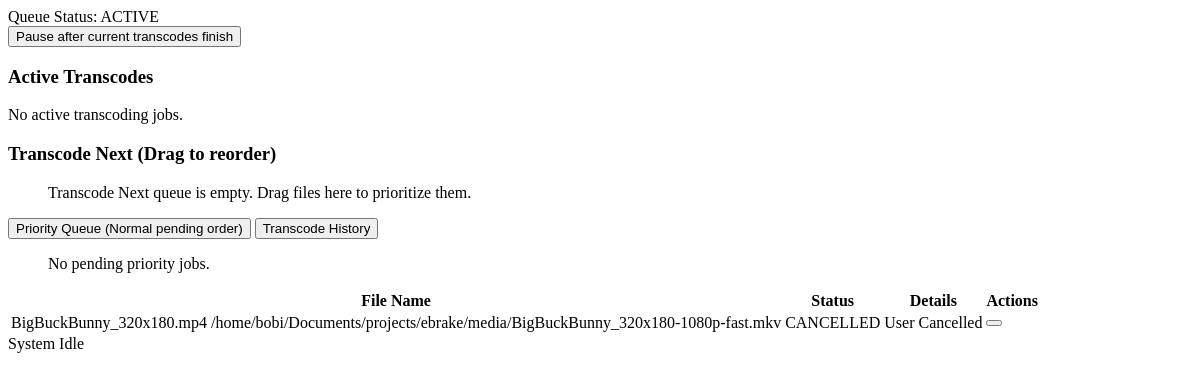
The page /api/jobs/poll-queues on the database as committed earlier.
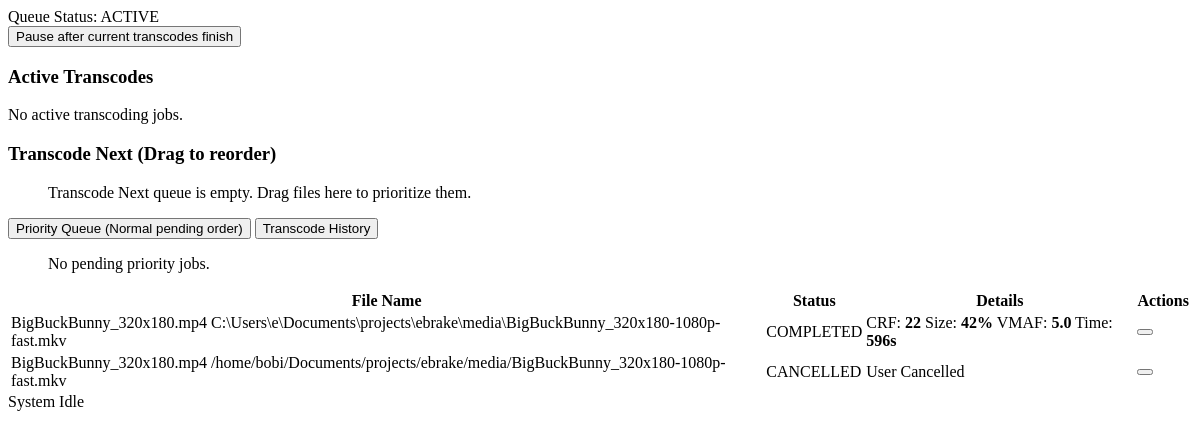
The same page on the database as committed later.
### tables this page shows
CREATE TABLE jobs (
            id INTEGER PRIMARY KEY AUTOINCREMENT,
            status TEXT NOT NULL CHECK(status IN ('pending', 'running', 'completed', 'failed', 'cancelled')),
            created_at DATETIME DEFAULT CURRENT_TIMESTAMP,
            updated_at DATETIME DEFAULT CURRENT_TIMESTAMP,
            started_at DATETIME,
            finished_at DATETIME,
            failed_at DATETIME,
            cancelled_at DATETIME,
            duration INTEGER,
            relative_size INTEGER,
            input_path TEXT NOT NULL,
            output_path TEXT NOT NULL,
            priority INTEGER NOT NULL DEFAULT 0,
            transcode_next_position INTEGER UNIQUE, -- NULL allowed, values are 0-indexed sequence numbers
            category TEXT,
            preset TEXT,
            is_customized BOOLEAN NOT NULL DEFAULT 0 CHECK(is_customized IN (0, 1)),
            preset_config TEXT, -- JSON string containing final resolved profile params
            subtitle_mode TEXT NOT NULL CHECK(subtitle_mode IN ('none', 'passthrough', 'burn-in')),
            selected_subtitle_track INTEGER,
            ffmpeg TEXT,
            error TEXT,
            source_fps REAL,
            unduplicated_fps REAL,
            result_fps REAL,
            target_vmaf REAL,
            selected_crf INTEGER,
            measured_vmaf REAL
        );

### app/main.py (the view)
@app.get("/api/jobs/poll-queues", response_class=HTMLResponse)
async def api_poll_queues(request: Request):
    return await render_queues_fragment(request)

### app/templates/components/queues_list.html (shortened to what this page needs)
<div class="control-panel card glass">
    <div class="control-left">
        <span class="status-badge {% if queue_paused %}{% if running %}status-pausing{% else %}status-paused{% endif %}{% else %}status-active{% endif %}">
            Queue Status: {% if queue_paused %}{% if running %}PAUSING{% else %}PAUSED{% endif %}{% else %}ACTIVE{% endif %}
        </span>
    </div>
    <div class="control-right">
        {% if queue_paused %}
            {% if running %}
                <button class="btn btn-warning" hx-post="/api/queue/start" hx-target="#queues-container">
                    <i class="fa-solid fa-spinner fa-spin"></i> Pausing after current transcodes finish...
                </button>
            {% else %}
                <button class="btn btn-success" hx-post="/api/queue/start" hx-target="#queues-container">
                    <i class="fa-solid fa-play"></i> Resume Queue
                </button>
            {% endif %}
        {% else %}
            <button class="btn btn-warning" hx-post="/api/queue/pause" hx-target="#queues-container">
                 Pause after current transcodes finish
            </button>
        {% endif %}
    </div>
</div>
<div class="queues-grid">
    <div class="panel card glass">
        <h3 class="panel-title"> Active Transcodes</h3>
        {% for job in running %}
            <div class="running-job-card">
                <div class="job-meta-row">
                    <span class="job-filename privacy-sensitive" title="{{ job.input_path }}">{{ job.input_path.split('\\')[-1].split('/')[-1] }}</span>
                    <span class="badge badge-running">RUNNING</span>
                </div>
                <div class="progress-bar-container">
                    <div class="progress-bar-fill" style="width: {{ job.progress | default(0) }}%"></div>
                </div>
                <div class="progress-details">
                    <div class="metric-box">
                        <span class="metric-label">Progress</span>
                        <span class="metric-value">{{ job.progress | default(0) | round(1) }}%</span>
                    </div>
                    <div class="metric-box">
                        <span class="metric-label">Speed</span>
                        <span class="metric-value">{{ job.speed | default('0x') }}</span>
                    </div>
                    <div class="metric-box">
                        <span class="metric-label">FPS</span>
                        <span class="metric-value">{{ job.fps | default(0) | round(1) }}</span>
                    </div>
                    <div class="metric-box">
                        <span class="metric-label">ETA</span>
                        <span class="metric-value">{{ job.eta | default('Calculating...') }}</span>
                    </div>
                    <div class="metric-box">
                        <span class="metric-label">Target CRF</span>
                        <span class="metric-value">{{ job.selected_crf | default('Auto') }}</span>
                    </div>
                </div>
                <div class="card-actions">
                    <button class="btn btn-danger btn-sm" hx-post="/api/jobs/{{ job.id }}/cancel" hx-target="#queues-container">
                        <i class="fa-solid fa-circle-stop"></i> Cancel Job
                    </button>
                </div>
            </div>
        {% else %}
            <div class="empty-state">
                <p>No active transcoding jobs.</p>
            </div>
        {% endfor %}
    </div>
    <div class="panel card glass">
        <h3 class="panel-title"> Transcode Next (Drag to reorder)</h3>
        <div class="queue-list-wrapper">
            <ul class="queue-group sortable-list" id="transcode-next-list">
                {% for job in transcode_next %}
                    <li class="queue-item" data-id="{{ job.id }}">
                        <div class="item-left">
                            <span class="drag-handle"><i class="fa-solid fa-grip-vertical"></i></span>
                            <span class="index-badge">#{{ loop.index }}</span>
                            <span class="item-name privacy-sensitive" title="{{ job.input_path }}">{{ job.input_path.split('\\')[-1].split('/')[-1] }}</span>
                        </div>
                        <div class="item-right">
                            <span class="badge preset-badge">{{ job.category }}/{{ job.preset }}</span>
                            <button class="btn-action-icon" hx-delete="/api/jobs/transcode-next/{{ job.id }}" hx-target="#queues-container" title="Remove from Transcode Next">
                                <i class="fa-solid fa-arrow-down-long"></i>
                            </button>
                            <button class="btn-action-icon text-danger" hx-post="/api/jobs/{{ job.id }}/cancel" hx-target="#queues-container" title="Cancel Job">
                                <i class="fa-solid fa-xmark"></i>
                            </button>
                        </div>
                    </li>
                {% else %}
                    <div class="empty-state-small">
                        <p>Transcode Next queue is empty. Drag files here to prioritize them.</p>
                    </div>
                {% endfor %}
            </ul>
        </div>
    </div>
    <div class="panel card glass queues-bottom-tabs">
        <div class="tabs-header">
            <button class="tab-btn" :class="{ 'active': $store.jobs.activeTab === 'priority' }" @click="$store.jobs.activeTab = 'priority'">
                 Priority Queue (Normal pending order)
            </button>
            <button class="tab-btn" :class="{ 'active': $store.jobs.activeTab === 'history' }" @click="$store.jobs.activeTab = 'history'">
                 Transcode History
            </button>
        </div>
        <div class="tab-content" x-show="$store.jobs.activeTab === 'priority'">
            <div class="queue-list-wrapper">
                <ul class="queue-group sortable-list" id="normal-queue-list">
                    {% for job in normal_queue %}
                        <li class="queue-item" data-id="{{ job.id }}">
                            <div class="item-left">
                                <span class="drag-handle"><i class="fa-solid fa-grip-vertical"></i></span>
                                <span class="priority-badge">P: {{ job.priority }}</span>
                                <span class="item-name privacy-sensitive" title="{{ job.input_path }}">{{ job.input_path.split('\\')[-1].split('/')[-1] }}</span>
                            </div>
                            <div class="item-right">
                                <span class="badge preset-badge">{{ job.category }}/{{ job.preset }}</span>
                                <button class="btn-action-icon" hx-post="/api/jobs/{{ job.id }}/append-transcode-next" hx-target="#queues-container" title="Promote to Transcode Next">
                                    <i class="fa-solid fa-arrow-up-long"></i>
                                </button>
                                <button class="btn-action-icon text-danger" hx-post="/api/jobs/{{ job.id }}/cancel" hx-target="#queues-container" title="Cancel Job">
                                    <i class="fa-solid fa-xmark"></i>
                                </button>
                            </div>
                        </li>
                    {% else %}
                        <div class="empty-state-small">
                            <p>No pending priority jobs.</p>
                        </div>
                    {% endfor %}
                </ul>
            </div>
        </div>
        <div class="tab-content" x-show="$store.jobs.activeTab === 'history'">
            <div class="history-table-wrapper">
                <table class="history-table">
                    <thead>
                        <tr>
                            <th>File Name</th>
                            <th>Status</th>
                            <th>Details</th>
                            <th>Actions</th>
                        </tr>
                    </thead>
                    <tbody>
                        {% for job in history %}
                            <tr class="history-row">
                                <td class="file-cell">
                                    <span class="file-cell-name privacy-sensitive" title="{{ job.input_path }}">{{ job.input_path.split('\\')[-1].split('/')[-1] }}</span>
                                    <span class="file-cell-path privacy-sensitive" title="{{ job.output_path }}">{{ job.output_path }}</span>
                                </td>
                                <td>
                                    {% if job.status == 'completed' %}
                                        <span class="badge badge-success">COMPLETED</span>
                                    {% elif job.status == 'cancelled' %}
                                        <span class="badge badge-gray">CANCELLED</span>
                                    {% else %}
                                        <span class="badge badge-danger">FAILED</span>
                                    {% endif %}
                                </td>
                                <td>
                                    <div class="history-details">
                                        {% if job.status == 'completed' %}
                                            <span>CRF: <strong>{{ job.selected_crf | default('Auto') }}</strong></span>
                                            <span>Size: <strong>{{ job.relative_size }}%</strong></span>
                                            <span>VMAF: <strong>{{ job.measured_vmaf | round(1) if job.measured_vmaf else 'N/A' }}</strong></span>
                                            <span>Time: <strong>{{ job.duration }}s</strong></span>
                                        {% elif job.status == 'failed' %}
                                            <span class="text-danger error-log" title="{{ job.error }}">{{ job.error }}</span>
                                        {% else %}
                                            <span class="text-muted">User Cancelled</span>
                                        {% endif %}
                                    </div>
                                </td>
                                <td>
                                    <button class="btn-action-icon text-muted"
                                            hx-post="/api/jobs/{{ job.id }}/delete"
                                            hx-target="#queues-container"
                                            hx-confirm="Are you sure you want to delete this job history record?"
                                            title="Delete Record">
                                    </button>
                                </td>
                            </tr>
                        {% endfor %}
                    </tbody>
                </table>
            </div>
        </div>
    </div>
</div>
<div id="footer-status-indicator" hx-swap-oob="true">
    {% if running %}
        <span class="footer-running-indicator">
            <i class="fa-solid fa-circle-notch fa-spin"></i>
            Encoding: <strong class="privacy-sensitive">{{ running[0].input_path.split('\\')[-1].split('/')[-1] }}</strong> ({{ running[0].progress | default(0) | round(0) }}%)
        </span>
    {% else %}
        <span class="footer-idle-indicator text-muted">
             System Idle
        </span>
    {% endif %}
</div>

Rows that differ between the two databases and show on the page:
added jobs: input_path "BigBuckBunny_320x180.mp4", output_path "C:\\Users\\e\\Documents\\projects\\ebrake\\media\\BigBuckBunny_320x180-1080p-fast.mkv", status "COMPLETED", selected_crf "22", relative_size "42", measured_vmaf "5.0", duration "596"
